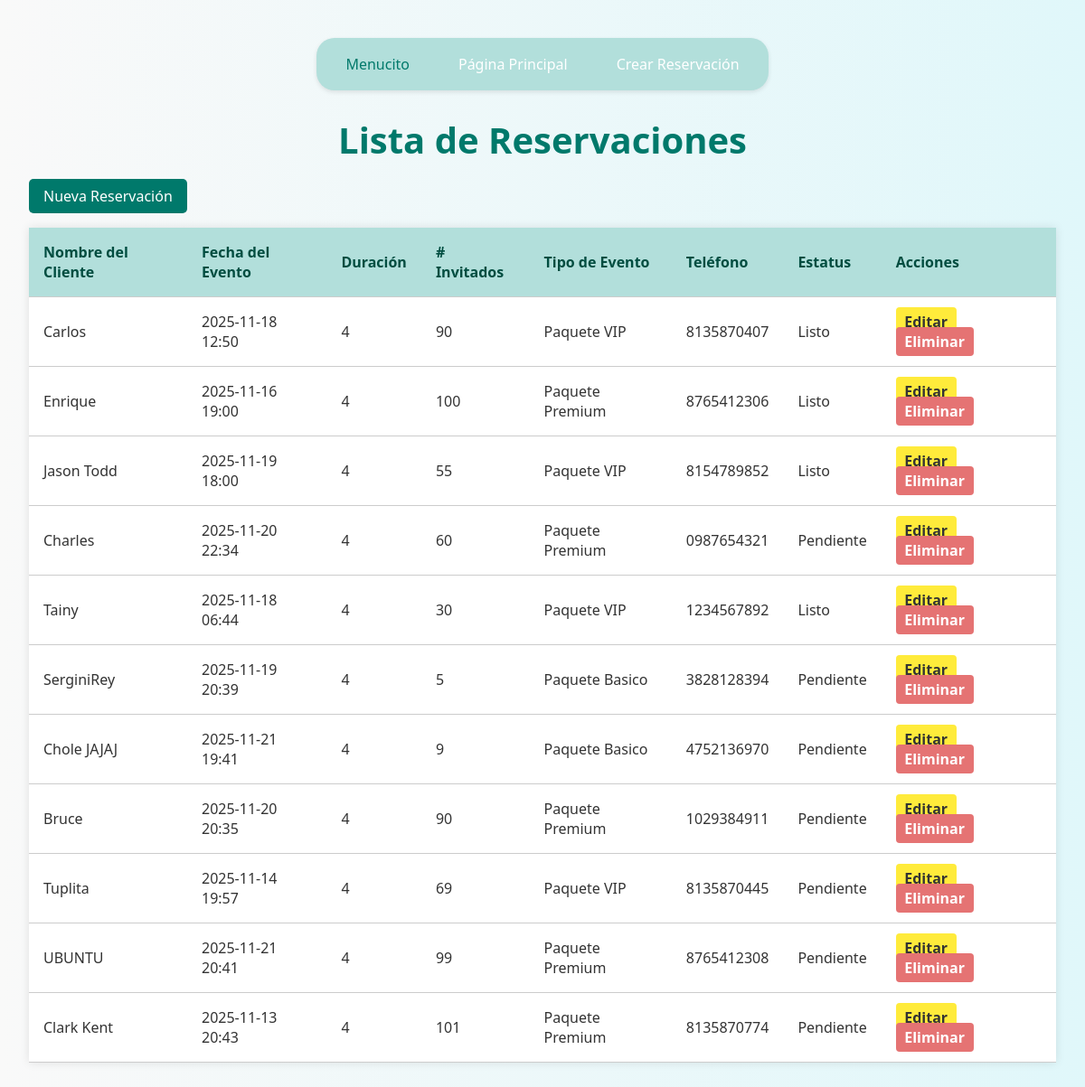
The app's page /listar/ (signed in), older data.
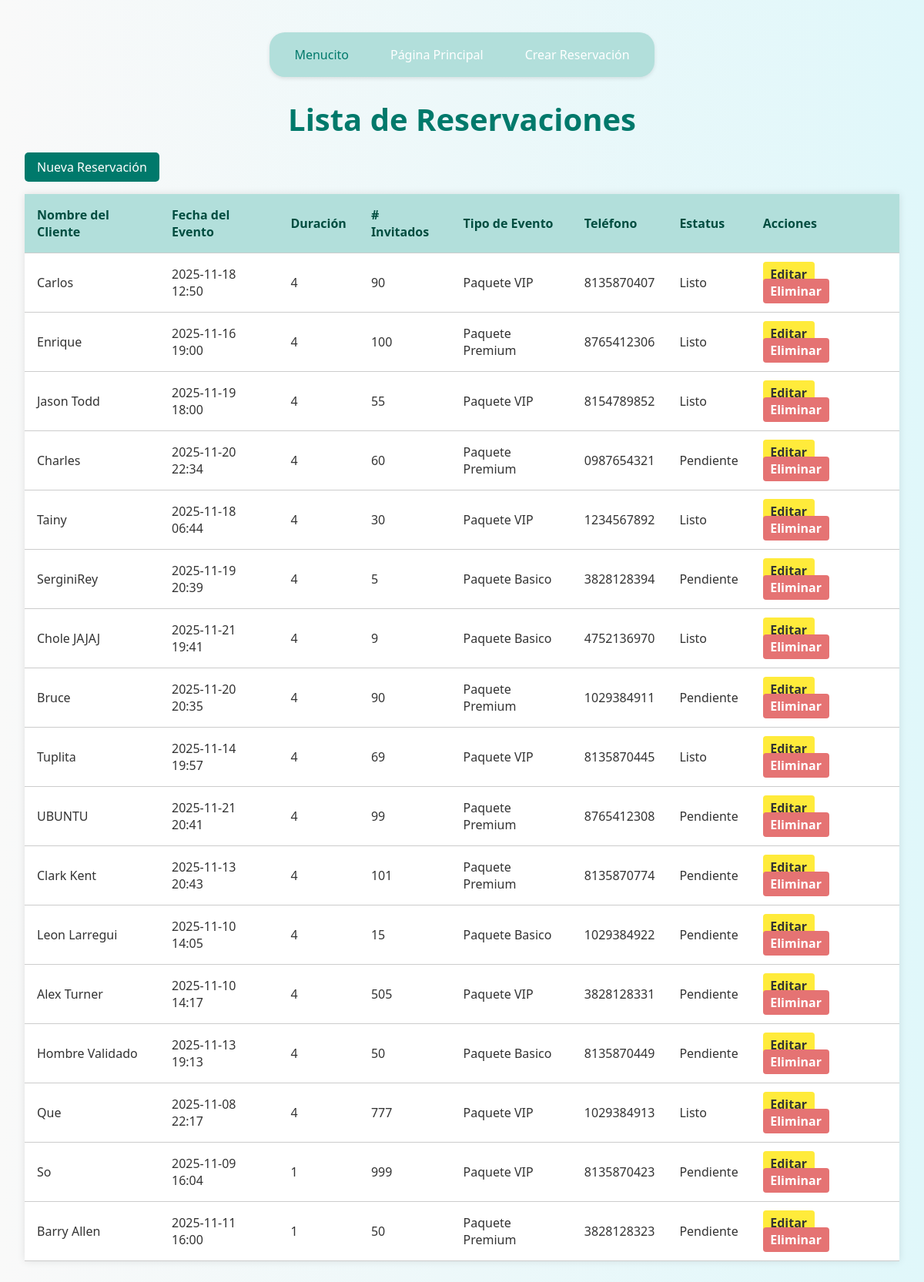
The same page, newer data.
### app/models.py (models this page shows, shortened)
class RESERVACION(models.Model):
    nombre_cliente = models.CharField(max_length=100)
    fecha_evento = models.DateTimeField()
    duracion_horas = models.IntegerField(default=4)
    num_invitados = models.IntegerField()
    tipo_evento = models.CharField(max_length=50)
    telefono_contacto = models.CharField(max_length=15)
    estatus = models.CharField(max_length=20, default='Pendiente')
    @property
    def estatus_actualizado(self):
        if self.fecha_evento < timezone.now():
            return "Listo"
        return self.estatus

### app/views.py (the view)
# urls.py: path('listar/', views.listar_reservaciones, name='listar'),
@login_required
@user_passes_test(is_admin)
def listar_reservaciones(request):
    reservaciones = RESERVACION.objects.all()
    return render(request, 'listar.html', {'reservaciones': reservaciones})

### app/views.py (called while the page is built)
def is_admin(user):
    return user.is_superuser

### app/templates/listar.html (shortened to what this page needs)
{% load static %}
<!DOCTYPE html>
<html lang="es" translate="no">
<head>
    <link rel="stylesheet" href="{% static 'css/stylelistar.css' %}">
</head>
<body>
    {% include 'menu.html' %}
    <h1>Lista de Reservaciones</h1>
    <a class="boton-nuevo" href="{% url 'crear' %}">Nueva Reservación</a>
    <table class="tabla-productos">
        <thead>
            <tr>
                <th>Nombre del Cliente</th>
                <th>Fecha del Evento</th>
                <th>Duración</th>
                <th># Invitados</th>
                <th>Tipo de Evento</th>
                <th>Teléfono</th>
                <th>Estatus</th>
                <th>Acciones</th>
            </tr>
        </thead>
        <tbody>
            {% for reservacion in reservaciones %}
            <tr>
                <td>{{ reservacion.nombre_cliente }}</td>
                <td>{{ reservacion.fecha_evento|date:"Y-m-d H:i" }}</td>
                <td>{{ reservacion.duracion_horas }}</td>
                <td>{{ reservacion.num_invitados }}</td>
                <td>{{ reservacion.tipo_evento }}</td>
                <td>{{ reservacion.telefono_contacto }}</td>
                <td>{{ reservacion.estatus_actualizado }}</td>
                <td>
                    <a class="boton-editar" href="{% url 'editar' reservacion.id %}">Editar</a>
                    <a class="boton-eliminar" href="{% url 'eliminar' reservacion.id %}" onclick="return confirmarEliminacion()">Eliminar</a>
                </td>
            </tr>
            {% empty %}
            <tr>
                <td colspan="7" class="text-center text-muted">No hay reservaciones registradas.</td>
            </tr>
            {% endfor %}
        </tbody>
    </table>
</body>
</html>

### app/templates/menu.html (shortened to what this page needs)
{% load static %}
<!DOCTYPE html>
<html lang="es" translate="no">
<head>
    <link rel="stylesheet" href="{% static 'css/style3.css' %}">
</head>
<body>
    <nav class="navbar navbar-expand-lg bg-body-tertiary">
        <div class="container-fluid">
            <div class="navbar-nav">
                <a class="nav-var">Menucito</a>
                <a class="nav-link" href="{% url 'inicio' %}">Página Principal</a>
                <a class="nav-link" href="{% url 'crear' %}">Crear Reservación</a>
            </div>
        </div>
    </nav>
</body>
</html>

### app/static/css/stylelistar.css (style rules this page uses)
body { font-family: 'Segoe UI', sans-serif; background: linear-gradient(to right, #f9f9f9, #e0f7fa); padding: 2rem; color: #333; }
h1 { text-align: center; font-size: 2.5rem; color: #00796b; margin-bottom: 1rem; }
.boton-nuevo { display: inline-block; margin-bottom: 1rem; padding: 0.5rem 1rem; background-color: #00796b; color: white; text-decoration: none; border-radius: 5px; transition: background-color 0.3s ease; }
.tabla-productos { width: 100%; border-collapse: collapse; box-shadow: 0 0 10px rgba(0,0,0,0.1); background-color: white; }
.tabla-productos th, .tabla-productos td { padding: 1rem; border-bottom: 1px solid #ccc; text-align: left; }
.tabla-productos th { background-color: #b2dfdb; color: #004d40; font-weight: bold; }
.boton-editar, .boton-eliminar { margin-right: 0.5rem; padding: 0.3rem 0.6rem; text-decoration: none; border-radius: 4px; font-weight: bold; }
.boton-editar { background-color: #ffeb3b; color: #333; }
.boton-eliminar { background-color: #e57373; color: white; }
.navbar { background-color: #b2dfdb; padding: 10px 20px; box-shadow: 0 2px 5px rgba(0,0,0,0.1); border-radius: 20px; width: fit-content; margin: 10px auto; }
.container-fluid { display: flex; justify-content: center; }
.navbar-nav { display: flex; gap: 30px; }
.nav-link { color: #fff; text-decoration: none; font-weight: 500; padding: 8px 12px; border-radius: 5px; transition: background-color 0.3s ease; }
.nav-var { color: #00796b; text-decoration: none; font-weight: 500; padding: 8px 12px; border-radius: 5px; transition: background-color 0.3s ease; }

### app/static/css/style3.css (style rules this page uses)
body { margin: 0; font-family: 'Segoe UI', sans-serif; background-color: #f9f9f9; }
.navbar { background-color: #b2dfdb; padding: 10px 20px; box-shadow: 0 2px 5px rgba(0,0,0,0.1); border-radius: 20px; width: fit-content; margin: 10px auto; }
.container-fluid { display: flex; justify-content: center; }
.navbar-nav { display: flex; gap: 30px; }
.nav-link { color: #fff; text-decoration: none; font-weight: 500; padding: 8px 12px; border-radius: 5px; transition: background-color 0.3s ease; }
.nav-var { color: #00796b; text-decoration: none; font-weight: 500; padding: 8px 12px; border-radius: 5px; transition: background-color 0.3s ease; }

Row changes from the older to the newer data that the page shows:
changed RESERVACION "Chole JAJAJ": estatus_actualizado "Pendiente" → "Listo"
changed RESERVACION "Tuplita": estatus_actualizado "Pendiente" → "Listo"
added RESERVACION: nombre_cliente "Leon Larregui", fecha_evento "2025-11-10 14:05", duracion_horas "4", num_invitados "15", tipo_evento "Paquete Basico", telefono_contacto "1029384922", estatus_actualizado "Pendiente"
added RESERVACION: nombre_cliente "Alex Turner", fecha_evento "2025-11-10 14:17", duracion_horas "4", num_invitados "505", tipo_evento "Paquete VIP", telefono_contacto "3828128331", estatus_actualizado "Pendiente"
added RESERVACION: nombre_cliente "Hombre Validado", fecha_evento "2025-11-13 19:13", duracion_horas "4", num_invitados "50", tipo_evento "Paquete Basico", telefono_contacto "8135870449", estatus_actualizado "Pendiente"
added RESERVACION: nombre_cliente "Que", fecha_evento "2025-11-08 22:17", duracion_horas "4", num_invitados "777", tipo_evento "Paquete VIP", telefono_contacto "1029384913", estatus_actualizado "Listo"
added RESERVACION: nombre_cliente "So", fecha_evento "2025-11-09 16:04", duracion_horas "1", num_invitados "999", tipo_evento "Paquete VIP", telefono_contacto "8135870423", estatus_actualizado "Pendiente"
added RESERVACION: nombre_cliente "Barry Allen", fecha_evento "2025-11-11 16:00", duracion_horas "1", num_invitados "50", tipo_evento "Paquete Premium", telefono_contacto "3828128323", estatus_actualizado "Pendiente"
